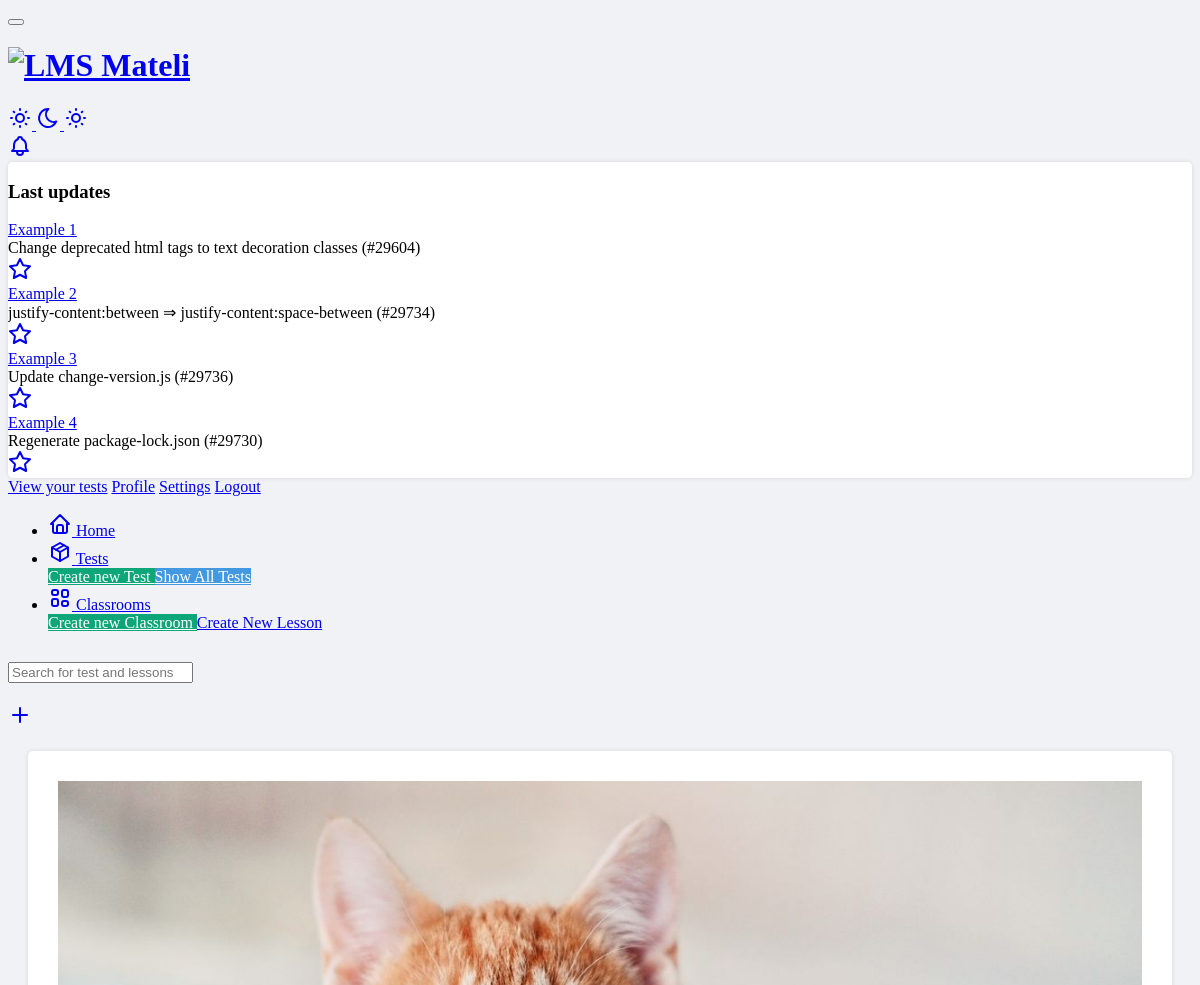
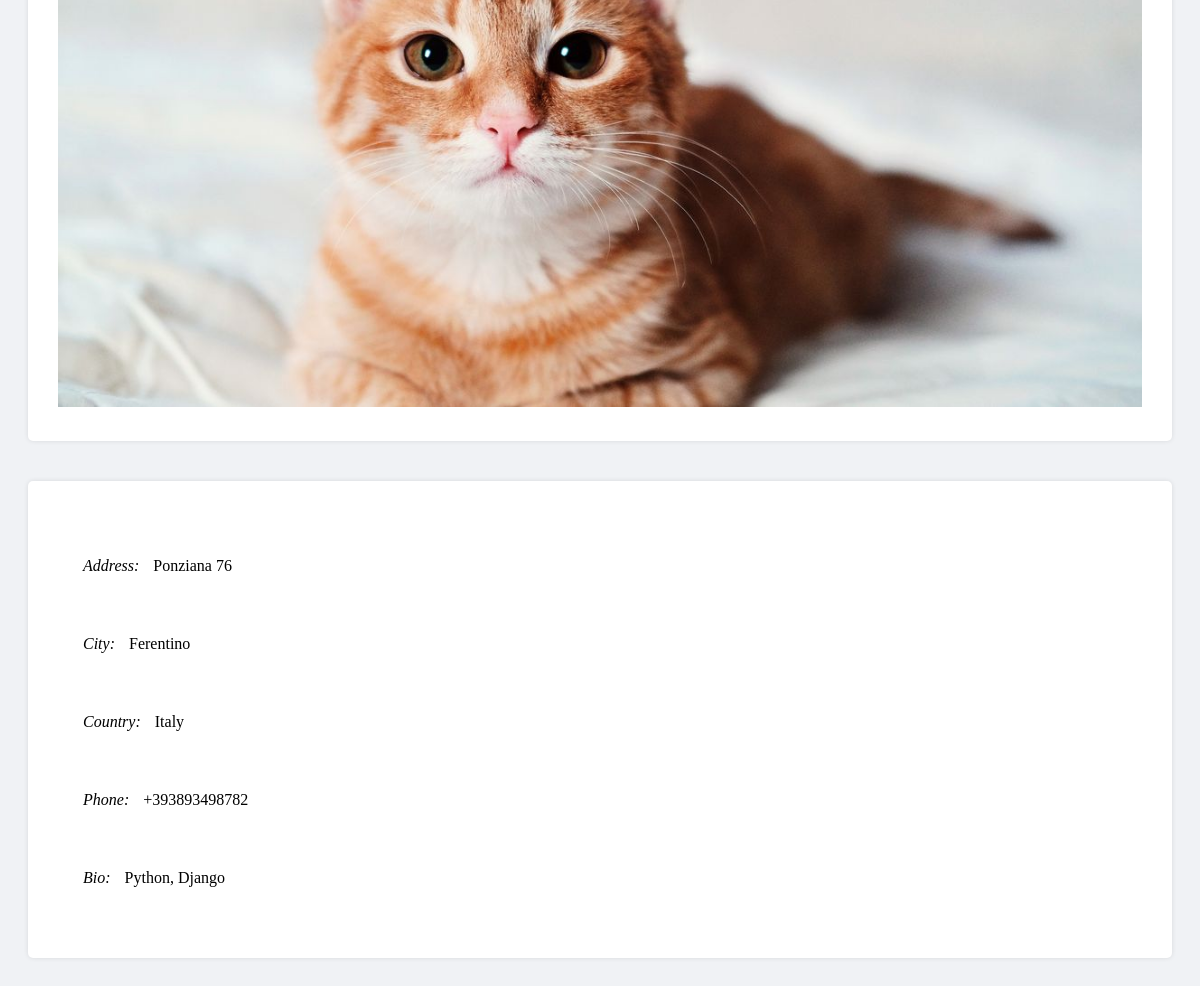
Page /profile/1 (signed in) on the committed database (2 pictures, top to bottom).
### lms/models.py (models this page shows, shortened)
class ProfileUser(models.Model):
    username = models.ForeignKey(User, on_delete=models.CASCADE)
    phone_number = models.CharField(max_length=20, blank=True, null=True)
    address = models.CharField(max_length=255, blank=True, null=True)
    city = models.CharField(max_length=255, blank=True, null=True)
    country = CountryField(blank=True, null=True)
    birth_date = models.DateField(blank=True, null=True)
    photo = models.ImageField(upload_to='profile_pics', blank=True, null=True)
    bio = models.TextField(max_length=255, blank=True, null=True)

### lms/views/userview.py (the view)
# urls.py: path('profile/<int:user_id>', userview.profile, name='profile'),
def profile(request, user_id):
    user = get_object_or_404(User, id=user_id)
    profile_user = ProfileUser.objects.get(username=request.user)
    return render(request, 'users/profile.html', {'user': user,
                                                  'profile': profile_user,
                                                  })

### templates/users/profile.html (shortened to what this page needs)
{% load static %}
{% include 'base.html' %}
{% block content %}
    <body>
        <div class="container">
            <div class="row">
                <div class="col-md-4" style="padding: 20px">
                    <div class="card">
                        <div class="card-body">
                            {% if profile.photo %}
                            <img src="{{ profile.photo.url}}" alt="Profile Image" class="img-fluid">
                            {% else %}
                            <img src="{% static 'img/defaylt.jpg' %}" alt="Profile Image" class="img-fluid">
                            {% endif %}
                        </div>
                    </div>
                </div>
                <div class="col-md-8" style="padding: 20px">
                    <div class="card">
                        <div class="card-body" >
                            <ul>
                                <li><i class="bi bi-geo-alt-fill">Address: </i> {{ profile.address}}</li>
                                <li><i class="bi bi-envelope-fill">City: </i> {{ profile.city}}</li>
                                <li><i class="bi bi-phone-fill">Country: </i> {{ profile.country.name}}</li>
                                <li><i class="bi bi-phone-fill">Phone: </i> {{ profile.phone_number }}</li>
                                <li><i class="bi bi-phone-fill">Bio: </i> {{ profile.bio }}</li>
                            </ul>
                        </div>
                    </div>
                </div>
            </div>
        </div>
    </body>
{% endblock %}

### templates/users/profile.html (style rules this page uses)
body { background-color: #f0f2f5; }
.card { background-color: #fff; box-shadow: 0 0 5px rgba(0, 0, 0, 0.1); border-radius: 5px; overflow: hidden; }
.card .card-body { padding: 30px; }
.card .card-body img { width: 100%; height: auto; }
.card .card-body ul { padding: 0; list-style: none; }
.card .card-body ul li { margin-bottom: 10px; padding: 25px; }
.card .card-body ul li i { margin-right: 10px; }

### rows in the picture
ProfileUser: address "Ponziana 76", city "Ferentino", country.name "Italy", phone_number "+393893498782", bio "Python, Django"
